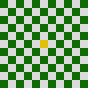

This game map was drawn from its Tiled (.tmx) file and the tilesets committed beside it. A one-line description and the full map source follow:
An orthogonal 11x11 tile map with 8x8 px tiles, 1 tile layer (Tile Layer 1).

<map version="1.0" tiledversion="1.1.1" orientation="orthogonal" renderorder="left-up" width="11" height="11" tilewidth="8" tileheight="8" infinite="0" nextobjectid="1">
 <tileset firstgid="1" source="POCBoardTileset.tsx" />
 <layer name="Tile Layer 1" width="11" height="11">
  <data encoding="csv">
3,4,3,4,3,4,3,4,3,4,3,
4,3,4,3,4,3,4,3,4,3,4,
3,4,3,4,3,4,3,4,3,4,3,
4,3,4,3,4,3,4,3,4,3,4,
3,4,3,4,3,4,3,4,3,4,3,
4,3,4,3,4,2,4,3,4,3,4,
3,4,3,4,3,4,3,4,3,4,3,
4,3,4,3,4,3,4,3,4,3,4,
3,4,3,4,3,4,3,4,3,4,3,
4,3,4,3,4,3,4,3,4,3,4,
3,4,3,4,3,4,3,4,3,4,3
</data>
 </layer>
</map>